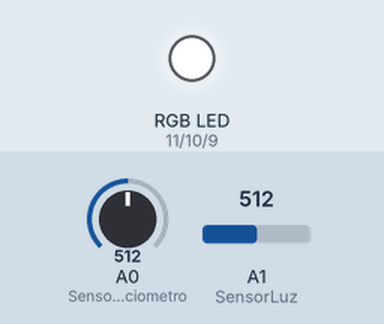
This sketch was run on a simulated Arduino Uno, built with avr-gcc and run on an emulated ATmega328P. On the bench: an RGB LED mixed from three pins (HIGH = lit). Inputs (shaded band) come from the test bench; at power-on: A0 (SensorPotenciometro) = 512, A1 (SensorLuz) = 512. What the sketch prints to the serial monitor is not drawn.

Above: at 0.1 s.
Timing chart, 0 to 1.6 s (numbered marks = the images above):
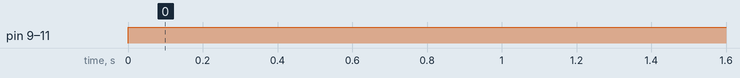

Measured:
- by itself, pin 9 (pinAzul), pin 10 (pinVerde), pin 11 (pinRojo): LOW → HIGH at 0.00 s

The sketch:

6_RGB_C.ino
```cpp
int SensorLuz = A1;
int SensorPotenciometro = A0;
int pinRojo = 11;
int pinVerde = 10;
int pinAzul = 9;
boolean anodoComun = true;
int pollo = 255;

void setup() {
  Serial.begin(9600);
  pinMode(SensorLuz, INPUT);
  pinMode(SensorPotenciometro, INPUT);
  pinMode(pinRojo, OUTPUT);
  pinMode(pinVerde, OUTPUT);
  pinMode(pinAzul, OUTPUT);
}

void loop() {
  int nivelLuz = analogRead(SensorLuz);
  int nivelPotenciometro = analogRead(SensorPotenciometro);

  Serial.print("Luz: ");
  Serial.print(nivelLuz);
  Serial.print(" Potenciometro: ");
  Serial.println(nivelPotenciometro);

  if (nivelLuz < pollo) {
    if (nivelPotenciometro > 0 && nivelPotenciometro < 512) {
      cambiarColor(255, 0, 0);
    } else if (nivelPotenciometro > +512 && nivelPotenciometro < 1024) {
      cambiarColor(0, 255, 0);
    }
  } else {
    cambiarColor(0, 0, 0);
  }
  delay(300);
}

void cambiarColor(int rojo, int verde, int azul) {
  if (anodoComun) {
    rojo = 255 - rojo;
    verde = 255 - verde;
    azul = 255 - azul;
  }
  analogWrite(pinRojo, rojo);
  analogWrite(pinVerde, verde);
  analogWrite(pinAzul, azul);
}
```
